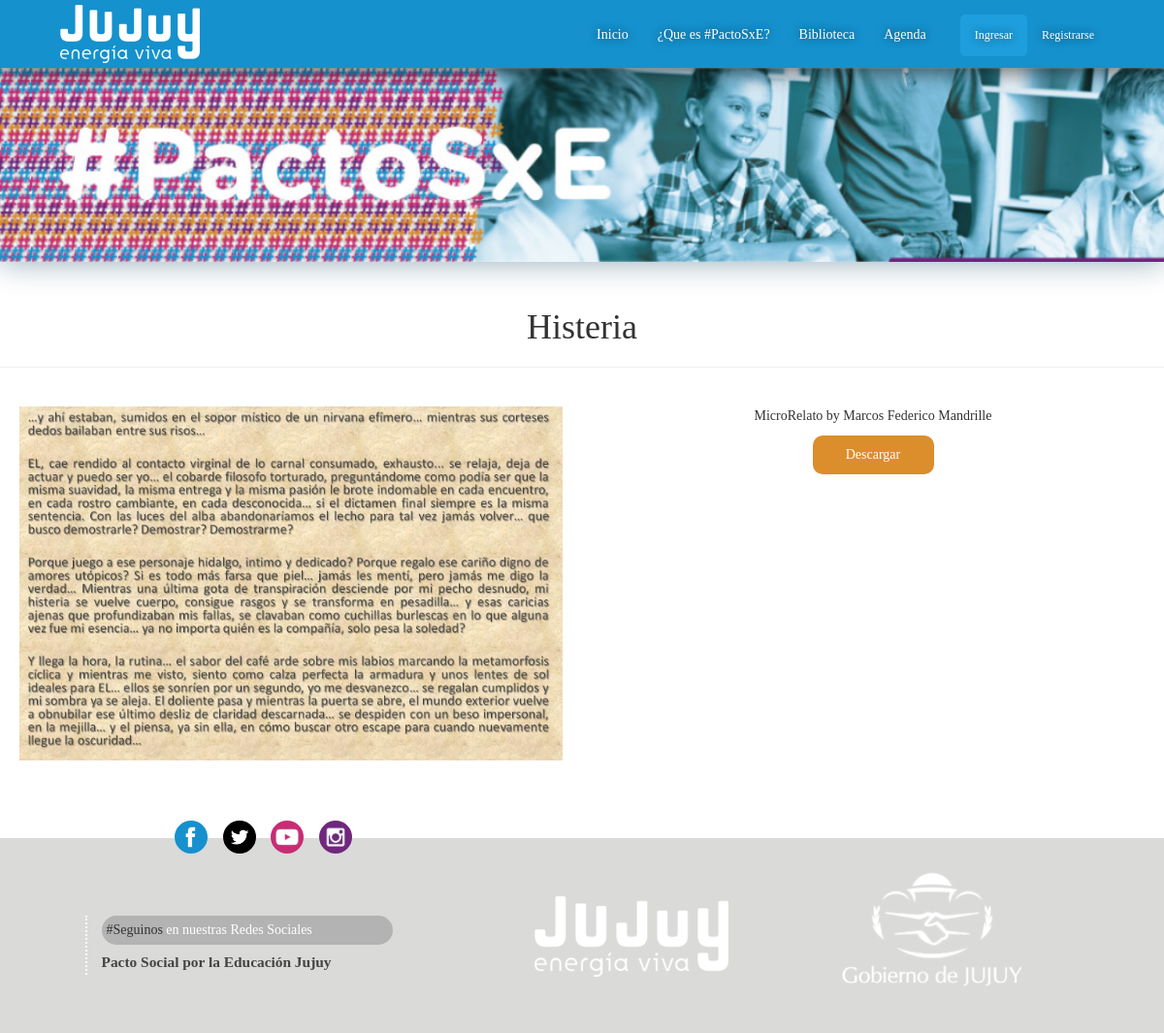
The app's page /biblioteca/1/ with its own data.
### biblioteca/models.py (models this page shows, shortened)
class Archivo(models.Model):
    tipos_de_archivos = (
        (1, 'Biblioteca'),
        (2, 'Insumos'),
    )
    tipo = models.IntegerField(choices=tipos_de_archivos, default=1)
    nombre = models.CharField('Titulo', max_length=200)
    descripcion = models.TextField()
    portada = models.FileField(upload_to='portadas/', default='/archivos/defaults/noimage.gif')
    archivo = models.FileField(upload_to='')
    pub_date = models.DateTimeField('Fecha de Publicacion', default=timezone.now)

### biblioteca/views.py (the view)
# urls.py: path('<int:archivo_id>/', views.archivo, name='archivo'),
def archivo(request, archivo_id):
    archivo = Archivo.objects.get(pk=archivo_id)
    return render(request, 'mostrar_archivo.html', { 'archivo' : archivo })

### biblioteca/templates/mostrar_archivo.html
{% extends 'base.html' %}
{% block content %}
<section class="seccion-archivos mostrar-archivo" style="padding-bottom: 40px">
  <h1>{{ archivo.nombre}}</h1>
  <hr>
  <div class="col-md-6">
    <img src="/archivos/{{ archivo.portada }}" width="100%">
  </div>
  <div class="col-md-6">
    <p> {{archivo.descripcion }}</p>
    <a class="boton-descargar" href="/{{archivo.archivo}}" download>Descargar</a>
  </div>
</section>
{% endblock %}

### static/css/style.css (style rules this page uses)
body { background: white; overflow-x: hidden; font-family: Archia; padding-top: 70px; }
.mostrar-archivo { display: table; color: #333; }
.mostrar-archivo h1 { text-align: center; color: #333; }
.mostrar-archivo .col-md-6 { padding: 20px; text-align :center; }
.mostrar-archivo .boton-descargar { background: #db8e2b; color: white; padding: 10px 25px; border-radius: 10px; margin-top: 20px; display: block; width: 125px; margin: auto; }

### records on screen
Archivo: nombre "Histeria", portada (picture), descripcion "MicroRelato by Marcos Federico Mandrille"
